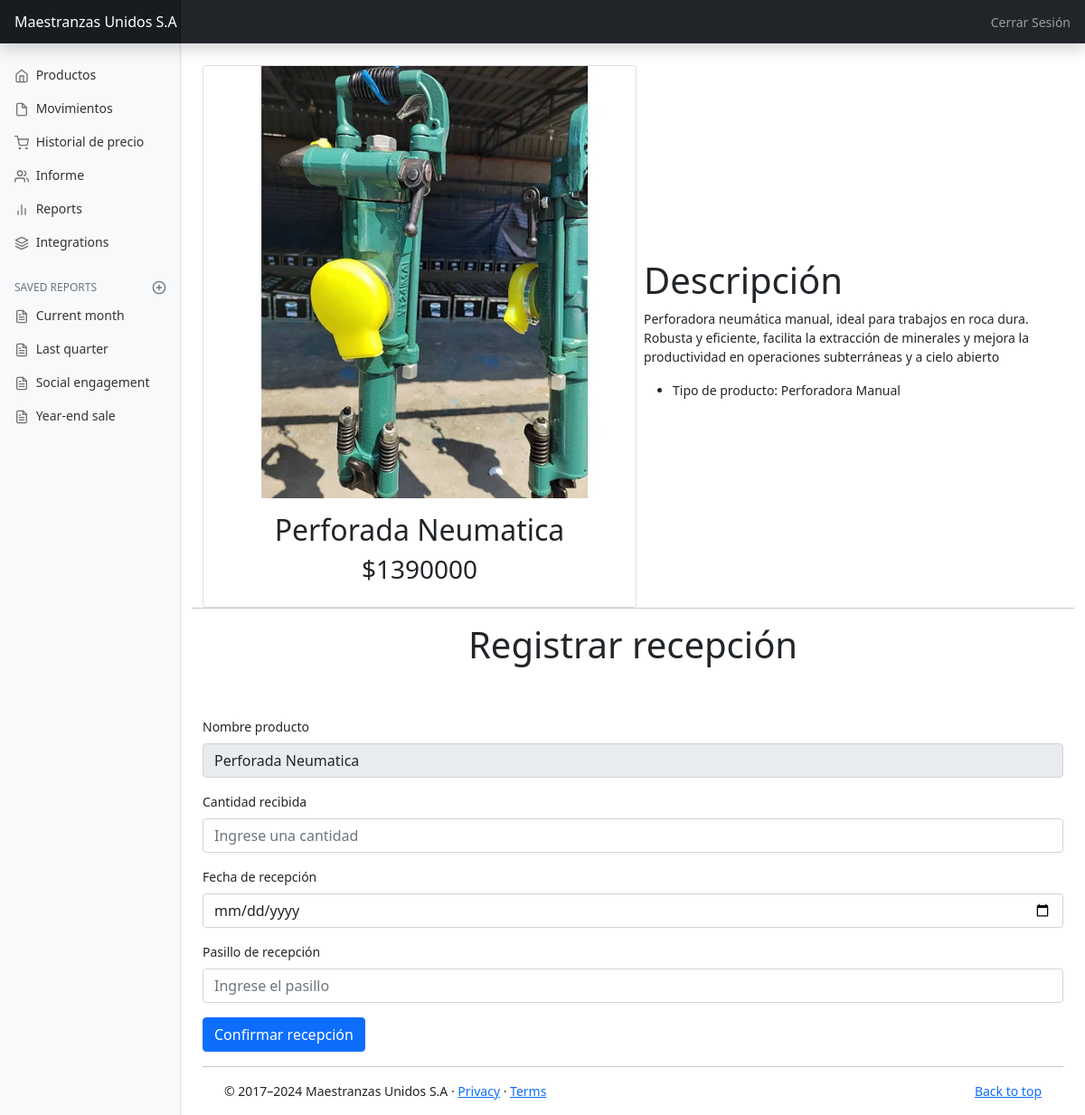
Screenshot of /recepcion/1 with the database file from the repository.
### inventarioweb/models.py (models this page shows, shortened)
class Producto(models.Model):
    id = models.AutoField(primary_key=True)
    nombre = models.CharField(max_length=100)
    precio = models.IntegerField()
    descripcion =models.CharField(max_length=200)
    tipo_producto = models.CharField(max_length=100)
    imagen = models.ImageField(upload_to='imagenes/', default='imagenes/default.png')
    stock = models.IntegerField(default=0)
    class Meta:
        db_table = 'inventarioweb_producto'

### inventarioweb/views.py (the view)
# urls.py: path('recepcion/<int:id>',views.recepcion, name="recepcion"),
def recepcion(request, id):
    product = get_object_or_404(Producto, id=id)
    print(Producto)
    context = { "producto" : product}
    return render(request, 'recepcion.html', context)

### inventarioweb/templates/recepcion.html (shortened to what this page needs)
{% extends 'dashboard.html' %}
{%block content%}
<div class="album mt-4">
    <div class="row align-items-center justify-content-between">
      <div class="col-6 mt-6" style="text-align: center;">
        <div class="card" style="width: 30rem; text-align: center;" >
            <img src="{{ producto.imagen.url }}" class="card-img-top" alt="..." style="object-fit:scale-down;">
            <div class="card-body">
              <h2 class="card-text">{{ producto.nombre }}</h2>
              <h3 style="text-align: center;"> ${{ producto.precio }}</h3>
            </div>
        </div>
      </div>
    <div class="col-6 mt-6">
          <h1>Descripción</h1>
              <p> {{ producto.descripcion }} </p>
          <ul class="ui-vpp-highlighted-specs__features-list">
            <li
              class="ui-vpp-highlighted-specs__features-list-item ui-pdp-color--BLACK ui-pdp-size--XSMALL ui-pdp-family--REGULAR">
              Tipo de producto: {{ producto.tipo_producto }}</li>
            </ul>
    </div>
    <hr>
    <div class="text-center">
        <h1>Registrar recepción</h1>
    </div>
    <div class="container mt-5">
        <form method="POST" action="{% url 'confirmar_recepcion' %}">
            <div class="mb-3">
                <label for="nombre" class="form-label">Nombre producto</label>
                <input type="text" class="form-control" id="nombre" name="nombre" value="{{ producto.nombre }}" readonly>
            </div>
            <div class="mb-3">
                <label for="cantidad" class="form-label">Cantidad recibida</label>
                <input type="number" class="form-control" id="cantidad" name="cantidad" placeholder="Ingrese una cantidad">
            </div>
            <div class="mb-3">
                <label for="fecha" class="form-label">Fecha de recepción</label>
                <input type="date" class="form-control" id="fecha" name="fecha">
            </div>
            <div class="mb-3">
                <label for="pasillo" class="form-label">Pasillo de recepción</label>
                <input type="text" class="form-control" id="pasillo" name="pasillo" placeholder="Ingrese el pasillo">
            </div>
            <button type="submit" class="btn btn-primary" name="confirmar_recepcion">Confirmar recepción</button>
        </form>
    </div>
</div>
{% endblock %}

### inventarioweb/static/css/dashboard.css (style rules this page uses)
body { font-size: .875rem; }

### rows the page displays
Producto: imagen (picture), nombre "Perforada Neumatica", precio "1390000", descripcion "Perforadora neumática manual, ideal para trabajos en roca dura. Robusta y eficiente, facilita la extracción de minerales y mejora la productividad en operaciones subterráneas y a cielo abierto", tipo_producto "Perforadora Manual"
